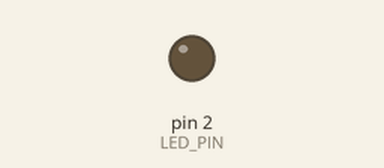
Bench run of a sketch on a simulated Arduino Uno, built with avr-gcc and run on an emulated ATmega328P. Parts: output pins drawn as LEDs (lit = HIGH).

Above: at 0.35 s.
At 10.9 s:
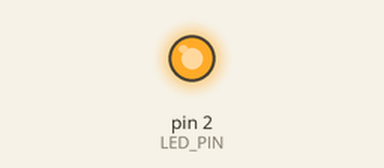
Timing chart, 0 to 11.6 s (numbered marks = the images above):
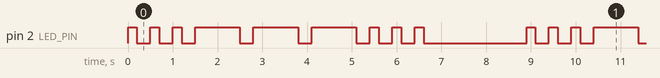

The sketch:

ex03.ino
```cpp
#define LED_PIN 2

// 时序参数
const unsigned long SHORT_ON  = 200;   // 短亮
const unsigned long LONG_ON   = 1000;   // 长亮
const unsigned long GAP      = 300;   // 闪烁之间间隔
const unsigned long END_PAUSE= 2000;  // 一整轮SOS结束后的长停顿

unsigned long currentTime;
unsigned long lastTime = 0;
int stage = 0; // 0~5：3短；6~11：3长；12~17：3短；18：结束停顿

void setup() {
  pinMode(LED_PIN, OUTPUT);
  digitalWrite(LED_PIN, LOW);
}

void loop() {
  currentTime = millis();
  unsigned long delta = currentTime - lastTime;

  if (stage >= 0 && stage <= 5) {
    // 第一组：3短闪，每个闪烁分【亮、间隔】两步
    if (stage % 2 == 0) {
      // 亮灯阶段
      if (delta >= SHORT_ON) {
        digitalWrite(LED_PIN, LOW);
        lastTime = currentTime;
        stage++;
      } else {
        digitalWrite(LED_PIN, HIGH);
      }
    } else {
      // 熄灭间隔
      if (delta >= GAP) {
        lastTime = currentTime;
        stage++;
      } else {
        digitalWrite(LED_PIN, LOW);
      }
    }
  } else if (stage >= 6 && stage <= 11) {
    // 第二组：3长闪
    if (stage % 2 == 0) {
      if (delta >= LONG_ON) {
        digitalWrite(LED_PIN, LOW);
        lastTime = currentTime;
        stage++;
      } else {
        digitalWrite(LED_PIN, HIGH);
      }
    } else {
      if (delta >= GAP) {
        lastTime = currentTime;
        stage++;
      } else {
        digitalWrite(LED_PIN, LOW);
      }
    }
  } else if (stage >= 12 && stage <= 17) {
    // 第三组：3短闪
    if (stage % 2 == 0) {
      if (delta >= SHORT_ON) {
        digitalWrite(LED_PIN, LOW);
        lastTime = currentTime;
        stage++;
      } else {
        digitalWrite(LED_PIN, HIGH);
      }
    } else {
      if (delta >= GAP) {
        lastTime = currentTime;
        stage++;
      } else {
        digitalWrite(LED_PIN, LOW);
      }
    }
  } else {
    // 完整一轮结束，长停顿，然后重置从头再来
    digitalWrite(LED_PIN, LOW);
    if (delta >= END_PAUSE) {
      stage = 0;
      lastTime = currentTime;
    }
  }
}
```

Measured:
- by itself, pin 2 (LED_PIN): repeats every 8.9 s: 2 × (LOW 0.30 s, HIGH 0.20 s), 3 × (LOW 0.30 s, HIGH 1.0 s), 3 × (LOW 0.30 s, HIGH 0.20 s), LOW 2.3 s, HIGH 0.20 s
- by itself, everything shown: repeats every 8.9 s, in 18 steps
